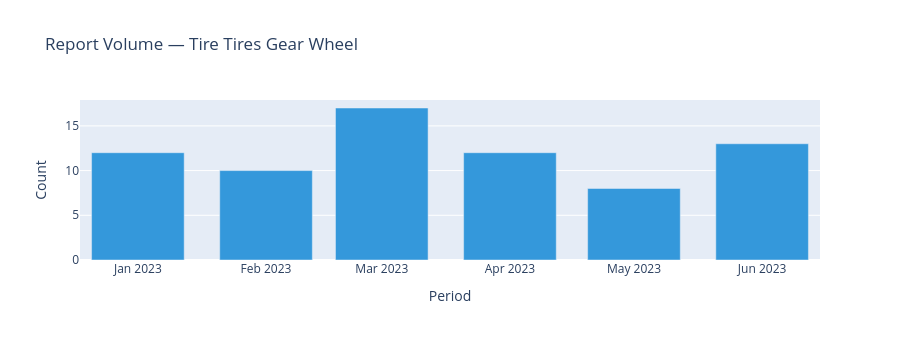
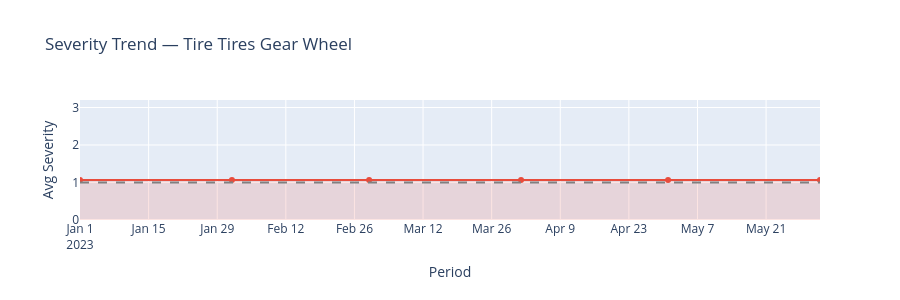

Notebook code cell kept with these figures, in order:
### Markdown cell above
## 6. Topic Deep-Dive: Single Topic Volume + Severity + Keywords

### Code cell
# Adjust this to any topic you want to inspect
selected_label = risks_sorted.iloc[0]["label"]
selected_tid   = risks_sorted.iloc[0]["Topic"]
row            = risks_sorted.iloc[0]
keywords       = _get_keywords(selected_tid)

print(f"Topic:        {selected_label}")
print(f"Risk Score:   {row['Risk_Score']:.3f}")
print(f"Growth Ratio: {row['Growth_Ratio']:.3f}")
print(f"Avg Severity: {row['Avg_Severity']:.3f}")
print(f"Reports:      {int(row['Count']):,}")
print(f"Changepoint:  {row['Recent_Changepoint']}")
print(f"Keywords:     {keywords[:12]}")

td = trends[trends["topic_id"] == selected_tid].sort_values("period")

# Volume bar chart
fig = go.Figure()
fig.add_trace(go.Bar(
    x=td["period"], y=td["count"],
    name="Report Count",
    marker_color="#3498db",
))
cp_indices  = changepoints.get(str(int(selected_tid)), changepoints.get(int(selected_tid), []))
period_list = td["period"].tolist()
for cp_i in cp_indices:
    if cp_i < len(period_list):
        fig.add_shape(
            type="line",
            x0=period_list[cp_i], x1=period_list[cp_i],
            y0=0, y1=1, yref="paper",
            line=dict(color="#e74c3c", width=2.5),
        )
        fig.add_annotation(
            x=period_list[cp_i], y=1.06, yref="paper",
            text="Changepoint",
            font=dict(color="#e74c3c", size=10),
            showarrow=False, xanchor="right",
        )
fig.update_layout(
    title=f"Report Volume — {selected_label}",
    xaxis_title="Period", yaxis_title="Count", height=340,
)
fig.show()

# Severity area chart
if "avg_severity" in td.columns:
    fig2 = go.Figure()
    fig2.add_trace(go.Scatter(
        x=td["period"], y=td["avg_severity"],
        mode="lines+markers",
        fill="tozeroy",
        fillcolor="rgba(231,76,60,0.15)",
        line=dict(color="#e74c3c", width=2),
        marker=dict(size=6),
        name="Avg Severity",
    ))
    fig2.add_hline(y=1.0, line_dash="dash", line_color="gray")
    fig2.update_layout(
        title=f"Severity Trend — {selected_label}",
        xaxis_title="Period", yaxis_title="Avg Severity",
        height=300,
        yaxis=dict(range=[0, 3.2]),
    )
    fig2.show()

### Figure 1 — Plotly figure (JSON) as saved in the notebook; plotly's stock layout.template omitted (floating-point values rounded to 4 significant figures)
{"data": [{"marker": {"color": "#3498db"}, "name": "Report Count", "type": "bar", "x": ["2023-01", "2023-02", "2023-03", "2023-04", "2023-05", "2023-06"], "y": [12, 10, 17, 12, 8, 13]}], "layout": {"height": 340, "title": {"text": "Report Volume — Tire Tires Gear Wheel"}, "xaxis": {"title": {"text": "Period"}}, "yaxis": {"title": {"text": "Count"}}}}

### Figure 2 — Plotly figure (JSON) as saved in the notebook; plotly's stock layout.template omitted (floating-point values rounded to 4 significant figures)
{"data": [{"fill": "tozeroy", "fillcolor": "rgba(231,76,60,0.15)", "line": {"color": "#e74c3c", "width": 2}, "marker": {"size": 6}, "mode": "lines+markers", "name": "Avg Severity", "type": "scatter", "x": ["2023-01", "2023-02", "2023-03", "2023-04", "2023-05", "2023-06"], "y": [1.064, 1.064, 1.064, 1.064, 1.064, 1.064]}], "layout": {"height": 300, "shapes": [{"line": {"color": "gray", "dash": "dash"}, "type": "line", "x0": 0, "x1": 1, "xref": "x domain", "y0": 1, "y1": 1, "yref": "y"}], "title": {"text": "Severity Trend — Tire Tires Gear Wheel"}, "xaxis": {"title": {"text": "Period"}}, "yaxis": {"range": [0, 3.2], "title": {"text": "Avg Severity"}}}}
